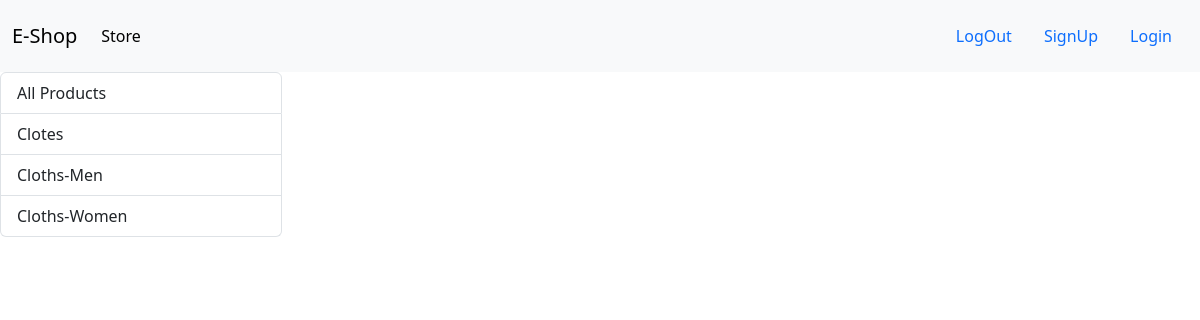
Before: /?category=3 with the older database file.
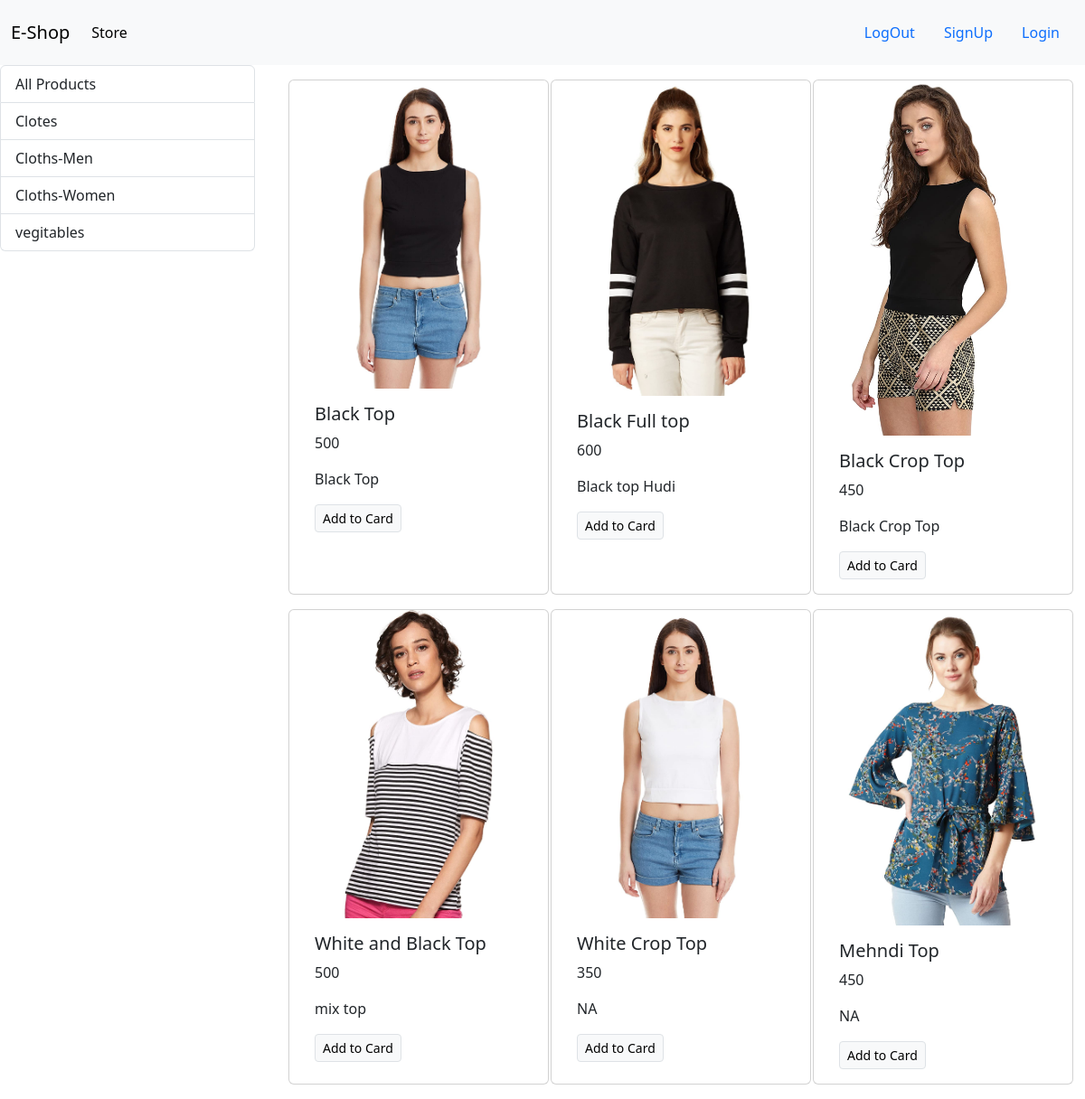
After: the same page with the newer database file.
### store/models/category.py (models this page shows, shortened)
class Category(models.Model):
    name=models.CharField(max_length=20)
    @staticmethod
    def get_all_categories():
        return Category.objects.all()

### store/models/product.py (models this page shows, shortened)
class Product(models.Model):
    name=models.CharField(max_length=50)
    price=models.IntegerField(default=0)
    category=models.ForeignKey(Category,on_delete=models.CASCADE,default=1)
    desc=models.CharField(max_length=200,default=" ",null=True,blank=True)
    image=models.ImageField(upload_to='uploads/products/')
    @staticmethod
    def get_all_products_by_categoryid(category_id):
        if category_id:
            return Product.objects.filter(category=category_id)
        else:
            return Product.get_all_products();

### store/views.py (the view)
# urls.py: path('',index),
def index(request):
    product=None
    category=Category.get_all_categories();
    categoryID=request.GET.get('category')
    if categoryID:
        product=Product.get_all_products_by_categoryid(categoryID);
    else:
        product=Product.get_all_products();
    data={}
    data['product']=product
    data['category']=category
    return render(request,'index.html',data)

### store/templates/index.html
{% extends 'base.html' %}
{% block content %}
<div class="row">
    <div class="col-lg-3 mx-auto">
        <div class="list-group">
            <a href="/"class="list-group-item list-group-item-action ">All Products</a>
            {% for category in category %}
            <a href="/?category={{category.id}}"class="list-group-item list-group-item-action ">{{category.name}}</a>
            {% endfor %}
        </div>
    </div>
    <div id="product" class="col-lg-9 mx-auto">
        <div class="container-fluid mt-3 mx-auto    ">
            <div class="row mx-auto ">
                {% for product in product %}
                <div class="card mx-auto mb-3" style="width: 18rem;">
                    <img src="{{product.image.url}}" class="card-img-top" alt="...">
                    <div class="card-body">
                      <h5 class="card-title">{{product.name}}</h5>
                      <p class="card-text">{{product.price}}</p>
                      <p class="card-text">{{product.desc}}</p>
                      <a href="#" class="btn btn-light border btn-sm">Add to Card</a>
                    </div>
                  </div>
                {% endfor %}
            </div>
        </div>
    </div>
</div>
{% endblock %}

Changed rows visible on the page:
added Category: name "vegitables"
added Product: image (picture), name "Black Top", price "500", desc "Black Top"
added Product: image (picture), name "Black Full top", price "600", desc "Black top Hudi"
added Product: image (picture), name "Black Crop Top", price "450", desc "Black Crop Top"
added Product: image (picture), name "White and Black Top", price "500", desc "mix top"
added Product: image (picture), name "White Crop Top", price "350", desc "NA"
added Product: image (picture), name "Mehndi Top", price "450", desc "NA"
